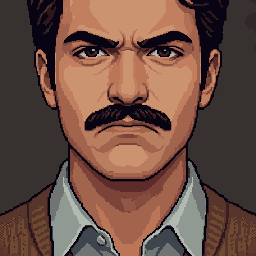
#> input picture assets/portraits/hooshang_annoyed.png, 256 x 256 px; its folder holds 4 pictures in this run
$ python gen_portrait_frames.py
#> lines starting #> are read from the running program, lines starting #| are printed output that depends on the picture; after the words box and inside, x2 and y2 are one past the last pixel; in counts of white or black regions, pixels touching at a corner belong together
#!/usr/bin/env python3
"""Rig the painted dialogue portraits so they blink and talk, Celeste-style.

  assets/characters/hooshang/portraits/hooshang_*.png  ->  assets/portraits/anim/hooshang_*_{mouth,eyes}.png
                                       assets/portraits/anim/manifest.json

Celeste's talking heads are not a drawn animation per line: they are a face with
a handful of mouth positions and a blink, cycled while the typewriter runs. That
is what this builds, except the faces here are 512px PAINTINGS rather than pixel
art, so the frames are WARPED out of the existing art instead of drawn. Nothing
new is illustrated and no portrait file is touched — this only adds overlays.

PATCHES, NOT WHOLE FACES. Each frame is cropped to just the region that moves
(a jaw box, an eye box) and drawn on top of the unchanged portrait by
DialogueBox. Baking whole 512px frames instead would be ~9 MB of near-identical
paintings, and every one of them would have to be re-exported the next time a
portrait is re-cut. The rects live in manifest.json so the box can place them.

THE JAW DROPS, THE FACE DOES NOT. `_open_mouth` slides the jaw down and fills
the gap it leaves with a mouth cavity. The slide is composited through a
FEATHERED OVAL over the chin, which is the whole trick: the first pass shifted
the full-width band under the lip line and took the shirt collar and both cheeks
with it, leaving a hard seam straight across the face. The oval also has to stop
BELOW the moustache (its top edge sits under the lip line, and the blur is
budgeted for) or his moustache slides down his chin as he speaks.

THE LID IS STRETCHED FROM A SIX-PIXEL STRIP. `_blink` covers the eye with skin
taken from just above it. There is very little to take: on these paintings the
brow sits ~6px over the eye opening, and a taller source strip pulls the eyebrow
down over the eye — which reads as a scowl building through every blink rather
than a blink.

FRAME 0 IS ALWAYS THE UNCHANGED ART. Both strips start on a rest frame that is
a straight crop of the portrait, so DialogueBox can leave an overlay showing at
frame 0 rather than having to hide and show it.

Usage:  python3 tools/gen_portrait_frames.py
"""
import json
import os

from PIL import Image, ImageDraw, ImageFilter

ROOT = os.path.dirname(os.path.dirname(os.path.abspath(__file__)))
PORTRAITS = os.path.join(ROOT, "assets", "portraits")
OUT = os.path.join(PORTRAITS, "anim")

SIZE = 512

# How far the jaw travels on each mouth frame, in source pixels. Four positions
# is what Celeste-scale lip flap needs: a rest and three openings, picked at
# random while typing. More positions are not more readable at the size the
# banner draws this (172px) — they just cost frames.
MOUTH_DROPS = [0, 7, 14, 21]
# How shut the eye is on each blink frame. Three is enough for a blink that
# lands: it is over in about a tenth of a second either way.
BLINK_STEPS = [0.0, 0.55, 1.0]


# --- landmarks -------------------------------------------------------------
#
# Measured off each painting. Five of the six portraits were delivered in the
# same framing and share their numbers; the two that do not are the interesting
# ones, and both are commented where they differ.
#
#   lip_y    the closed-mouth seam — everything below it is jaw
#   mouth_x  the corners of the mouth
#   teeth    draw an upper tooth row into the cavity (see `shocked`)
#   eyes     the eye OPENING of each eye, as x0, y0, x1, y1
FACE = {
    "lip_y": 386,
    "mouth_x": (205, 312),
    "teeth": True,
    "eyes": [(186, 247, 247, 264), (274, 247, 337, 264)],
}

LANDMARKS = {
    "hooshang_annoyed": FACE,
    "hooshang_hesitant": FACE,
    "hooshang_skeptical": FACE,
    "hooshang_vulnerable": FACE,
    # Already drawn mid-gasp, mouth open on a full set of teeth. The seam is
    # therefore taken UNDER the lower teeth, so speaking drags those down with
    # the jaw and opens dark between the two rows — which is what a jaw does.
    # `teeth` is off for the same reason: painting a tooth row into the cavity
    # would put a second one over the pair already in the art.
    "hooshang_shocked": {
        "lip_y": 390,
        "mouth_x": (210, 305),
        "teeth": False,
        "eyes": [(178, 238, 250, 263), (278, 238, 345, 263)],
    },
    # `hooshang_dazed` IS DELIBERATELY NOT RIGGED, and should stay that way
    # unless it is repainted. It is the waking shot: a 3/4 view with his hand at
    # his head, framed so tightly that the mouth runs off the edge of the picture
    # and only one eye is in frame — and that eye is TILTED, sloping up toward
    # the temple. Both warps here are axis-aligned, so the stretched lid crosses
    # the eye line at an angle instead of following it: it leaves sclera showing
    # under a lid that is nominally shut, and pulls a hard-edged bright patch of
    # temple skin down beside the brow. A face with no blink reads as stillness;
    # a face with a broken one reads as a bug, so this one is left alone.
    #
    # Nothing else has to know: DialogueBox treats "no manifest entry" as "hold
    # the painting still", which is the same path every un-rigged portrait
    # (all of Rumi's) already takes.
}


def _jaw_mask(lip_y, cx):
    """The oval the jaw is allowed to move inside — feathered, so there is no
    seam where moved pixels meet still ones."""
    m = Image.new("L", (SIZE, SIZE), 0)
    ImageDraw.Draw(m).ellipse([cx - 100, lip_y + 4, cx + 100, lip_y + 112], fill=255)
    return m.filter(ImageFilter.GaussianBlur(18))


def _open_mouth(im, lm, drop):
    if drop <= 0:
        return im.copy()
    lip_y = lm["lip_y"]
    x0, x1 = lm["mouth_x"]
    cx = (x0 + x1) / 2.0
    half = (x1 - x0) / 2.0

    # 1. the jaw slides down, inside the oval and nowhere else
    shifted = Image.new("RGBA", (SIZE, SIZE), (0, 0, 0, 0))
    shifted.paste(im.crop((0, lip_y - 2, SIZE, SIZE)), (0, lip_y - 2 + drop))
    out = Image.composite(shifted, im.copy(), _jaw_mask(lip_y, cx))

    # 2. the cavity it opened up, only ever as tall as the jaw actually moved
    cav = Image.new("RGBA", (SIZE, SIZE), (0, 0, 0, 0))
    d = ImageDraw.Draw(cav)
    d.ellipse([cx - half * 0.94, lip_y - drop * 0.15,
               cx + half * 0.94, lip_y + drop * 0.95], fill=(48, 20, 24, 255))
    if lm.get("teeth", True):
        d.ellipse([cx - half * 0.80, lip_y - drop * 0.10,
                   cx + half * 0.80, lip_y + drop * 0.30], fill=(196, 180, 170, 255))
    out.alpha_composite(cav.filter(ImageFilter.GaussianBlur(2.0)))

    # 3. the lower lip, put back on top so it rides the new jaw line rather
    #    than being swallowed by the cavity drawn over it
    lip = im.crop((x0 - 34, lip_y - 1, x1 + 34, lip_y + 22))
    lm_mask = Image.new("L", lip.size, 0)
    ImageDraw.Draw(lm_mask).ellipse([0, -8, lip.size[0], lip.size[1] + 4], fill=255)
    out.paste(lip, (x0 - 34, lip_y - 1 + drop), lm_mask.filter(ImageFilter.GaussianBlur(4)))
    return out


def _blink(im, eyes, t):
    if t <= 0:
        return im.copy()
    out = im.copy()
    for x0, y0, x1, y1 in eyes:
        w, h = x1 - x0, y1 - y0
        lid_h = max(1, int(round(t * h)))
        # Six pixels of lid skin, stretched down over the opening. Taking more
        # takes eyebrow with it — see the module docstring.
        lid = im.crop((x0 - 4, y0 - 6, x1 + 4, y0 + 1)).resize((w + 8, lid_h + 3), Image.LANCZOS)
        m = Image.new("L", lid.size, 0)
        ImageDraw.Draw(m).ellipse([-6, -lid_h, lid.size[0] + 6, lid.size[1]], fill=255)
        out.paste(lid, (x0 - 4, y0), m.filter(ImageFilter.GaussianBlur(1.6)))
        # the lash line closing over it, fading in with the lid
        lash = Image.new("RGBA", (SIZE, SIZE), (0, 0, 0, 0))
        ly = y0 + lid_h
        ImageDraw.Draw(lash).arc([x0 - 3, ly - 7, x1 + 3, ly + 5],
                                 start=185, end=355, fill=(52, 32, 28, int(235 * t)), width=3)
        out.alpha_composite(lash.filter(ImageFilter.GaussianBlur(0.8)))
    return out


def _clamp_rect(x0, y0, x1, y1):
    return (max(0, int(x0)), max(0, int(y0)), min(SIZE, int(x1)), min(SIZE, int(y1)))


# Godot's import settings for an overlay, matching what the portraits
# themselves are imported with (see tools/import_portraits.py).
#
# MIPMAPS ARE THE POINT. An overlay sits directly on top of a mipmapped painting
# minified to a third of its size; imported at the project default — Nearest, no
# mipmaps, which is right for the 8px world and wrong for this — the patch
# aliases into sparkle while the face under it stays smooth, and the join is
# visible as a rectangle around his mouth. These are written by the tool rather
# than set by hand in the editor so a fresh checkout gets them.
IMPORT_TEMPLATE = """[remap]

importer="texture"
type="CompressedTexture2D"
uid="uid://%s"
path="res://.godot/imported/%s-%s.ctex"
metadata={
"vram_texture": false
}

[deps]

source_file="res://assets/portraits/anim/%s"
dest_files=["res://.godot/imported/%s-%s.ctex"]

[params]

compress/mode=0
compress/high_quality=false
compress/lossy_quality=0.7
compress/hdr_compression=1
compress/normal_map=0
compress/channel_pack=0
mipmaps/generate=true
mipmaps/limit=-1
roughness/mode=0
roughness/src_normal=""
process/fix_alpha_border=true
process/premult_alpha=false
process/normal_map_invert_y=false
process/hdr_as_srgb=false
process/hdr_clamp_exposure=false
process/size_limit=0
detect_3d/compress_to=1
"""


def _write_import(filename):
    """Write `<file>.png.import` unless one is already there.

    Left alone if it exists: Godot rewrites these on import with a real uid and
    content hash, and clobbering that on every run would dirty the repo and
    force a re-import of art that has not changed.
    """
    path = os.path.join(OUT, filename + ".import")
    if os.path.exists(path):
        return
    import hashlib
    digest = hashlib.md5(filename.encode()).hexdigest()
    uid = "z" + digest[:12]
    with open(path, "w") as fh:
        fh.write(IMPORT_TEMPLATE % (uid, filename, digest, filename, filename, digest))


def _strip(frames, rect):
    """Crop every frame to `rect` and lay them out left to right."""
    x0, y0, x1, y1 = rect
    w, h = x1 - x0, y1 - y0
    sheet = Image.new("RGBA", (w * len(frames), h), (0, 0, 0, 0))
    for i, f in enumerate(frames):
        sheet.paste(f.crop(rect), (i * w, 0))
    return sheet, (x0, y0, w, h)


def main():
    os.makedirs(OUT, exist_ok=True)
    manifest = {}
    for name, lm in sorted(LANDMARKS.items()):
        src = os.path.join(PORTRAITS, name + ".png")
        if not os.path.exists(src):
            print("  skip %s (no portrait)" % name)
            continue
        im = Image.open(src).convert("RGBA")
#> im is the input picture: PIL image 256x256 RGBA; mean R, G, B, A 107.3, 78, 67, 255
        entry = {}

        if "lip_y" in lm:
            lip_y, (mx0, mx1) = lm["lip_y"], lm["mouth_x"]
            cx = (mx0 + mx1) / 2.0
            # Wider than the feathered oval actually reaches (its blur carries
            # ~36px past its edge), and tall enough for the lowest jaw position.
            # The margin is not slack: it means every frame's BORDER pixels are
            # untouched crop, identical across the strip, so the mipmaps below
            # can bleed one frame into the next without it showing.
            rect = _clamp_rect(cx - 152, lip_y - 12, cx + 152, lip_y + 135 + max(MOUTH_DROPS))
            sheet, place = _strip([_open_mouth(im, lm, d) for d in MOUTH_DROPS], rect)
#> call 2 of _open_mouth, with drop = 7
#> in _open_mouth (call 2), `lip_y = lm["lip_y"]`: lip_y = 386
#> in _open_mouth (call 2), `shifted = Image.new("RGBA", (SIZE, SIZE), (0, 0, 0, 0))`: shifted: PIL image 512x512 RGBA; every value is 0
#> in _jaw_mask, `m = Image.new("L", (SIZE, SIZE), 0)`: m: PIL image 512x512 L; every value is 0
#> in _jaw_mask, `ImageDraw.Draw(m).ellipse([cx - 100, lip_y + 4, cx + 100, lip_y + 112]..`:
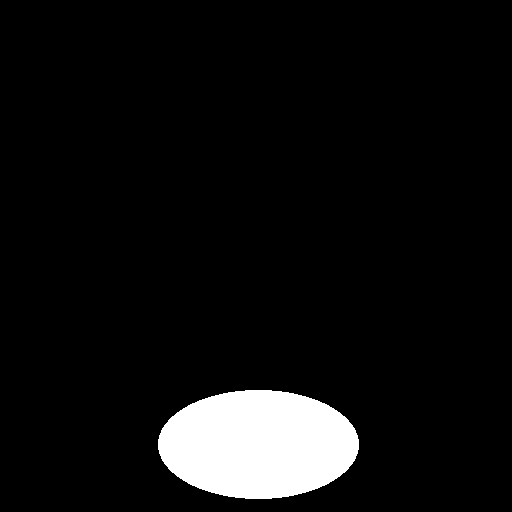
#> m: PIL image 512x512 L; 6.6% white; 1 white region, box (x1, y1, x2, y2) and area: (158, 390, 359, 499) 17197
#> in _jaw_mask, `return m.filter(ImageFilter.GaussianBlur(18))`:
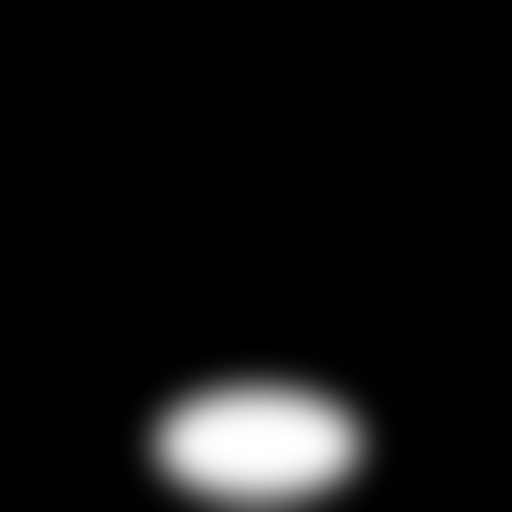
#> returned value: PIL image 512x512 L; min 0, max 255, mean 16.6
#> in _open_mouth (call 2), `out.alpha_composite(cav.filter(ImageFilter.GaussianBlur(2.0)))`:
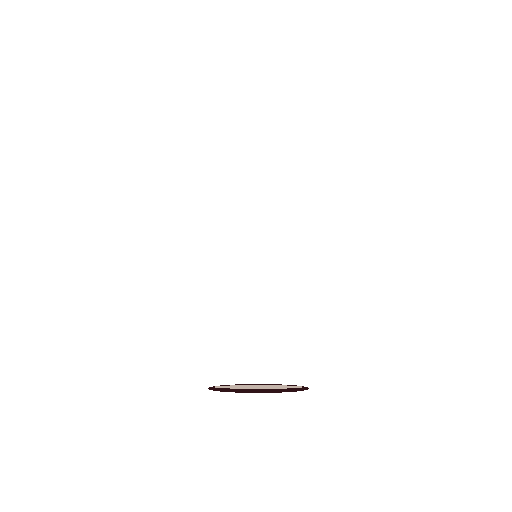
#> cav: PIL image 512x512 RGBA; mean R, G, B, A 0.3, 0.2, 0.2, 0.7; transparent parts drawn white
#> in _open_mouth (call 2), `lip = im.crop((x0 - 34, lip_y - 1, x1 + 34, lip_y + 22))`: lip: PIL image 175x23 RGBA; every value is 0
#> in _open_mouth (call 2), `lm_mask = Image.new("L", lip.size, 0)`: lm_mask: PIL image 175x23 L; every value is 0
#> in _open_mouth (call 2), `ImageDraw.Draw(lm_mask).ellipse([0, -8, lip.size[0], lip.size[1] + 4],..`:
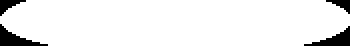
#> lm_mask: PIL image 175x23 L (shown 2 times larger); 92.8% white; 4 black regions, box (x1, y1, x2, y2) and area: (0, 12, 24, 23) 107, (152, 13, 175, 23) 96, (0, 0, 13, 8) 47, (163, 0, 175, 7) 39
#> in _strip, `x0, y0, x1, y1 = rect`: x0 = 106; y0 = 374; x1 = 410; y1 = 512
#> in _strip, `w, h = x1 - x0, y1 - y0`: w = 304; h = 138
#> in _strip, `sheet = Image.new("RGBA", (w * len(frames), h), (0, 0, 0, 0))`: sheet: PIL image 1216x138 RGBA; every value is 0
#> the loop in _strip, `for i, f in enumerate(frames):` made 4 passes
#> place = (106, 374, 304, 138)
            sheet.save(os.path.join(OUT, "%s_mouth.png" % name))
            _write_import("%s_mouth.png" % name)
            entry["mouth"] = {"rect": list(place), "frames": len(MOUTH_DROPS)}

        eyes = lm["eyes"]
        rect = _clamp_rect(min(e[0] for e in eyes) - 14, min(e[1] for e in eyes) - 16,
                           max(e[2] for e in eyes) + 14, max(e[3] for e in eyes) + 16)
        sheet, place = _strip([_blink(im, eyes, t) for t in BLINK_STEPS], rect)
#> call 3 of _blink, with t = 1
#> the loop in _blink (call 3), `for x0, y0, x1, y1 in eyes:` made 2 passes
#> pass 1, in _blink (call 3), `lid = im.crop((x0 - 4, y0 - 6, x1 + 4, y0 + 1)).resize((w + 8, lid_h +..`:
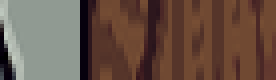
#> lid: PIL image 69x20 RGBA (shown 4 times larger); mean R, G, B, A 105, 83.2, 71.5, 255
#> after the loop in _blink (call 3), `for x0, y0, x1, y1 in eyes:`:
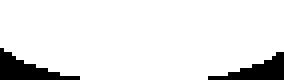
#> m: PIL image 71x20 L (shown 4 times larger); 90.7% white; 2 black regions, box (x1, y1, x2, y2) and area: (0, 12, 20, 20) 70, (52, 13, 71, 20) 62
#> call 2 of _strip, with rect = (172, 231, 351, 280)
#> in _strip (call 2), `x0, y0, x1, y1 = rect`: x0 = 172; y0 = 231; x1 = 351; y1 = 280
#> in _strip (call 2), `w, h = x1 - x0, y1 - y0`: w = 179; h = 49
#> in _strip (call 2), `sheet = Image.new("RGBA", (w * len(frames), h), (0, 0, 0, 0))`: sheet: PIL image 537x49 RGBA; every value is 0
#> the loop in _strip (call 2), `for i, f in enumerate(frames):` made 3 passes
#> after the loop in _strip (call 2), `for i, f in enumerate(frames):`:
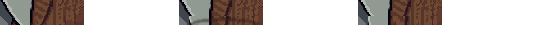
#> sheet: PIL image 537x49 RGBA; mean R, G, B, A 24.2, 19.6, 17.3, 61.1; transparent parts drawn white
#> place = (172, 231, 179, 49)
        sheet.save(os.path.join(OUT, "%s_eyes.png" % name))
        _write_import("%s_eyes.png" % name)
        entry["eyes"] = {"rect": list(place), "frames": len(BLINK_STEPS)}

        manifest[name] = entry
        print("  %-22s mouth=%s eyes=%s" % (name, "yes" if "mouth" in entry else "-", "yes"))
#|   hooshang_annoyed       mouth=yes eyes=yes

    with open(os.path.join(OUT, "manifest.json"), "w") as fh:
        json.dump(manifest, fh, indent=2, sort_keys=True)
    print("wrote %d rigs to %s" % (len(manifest), OUT))


if __name__ == "__main__":
    main()
